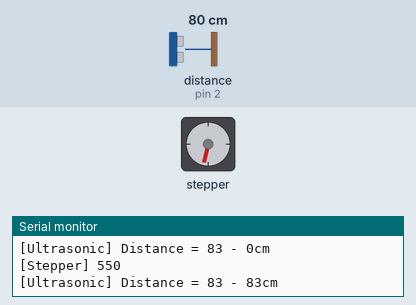
Bench run of a sketch on a simulated Arduino Uno, built with avr-gcc and run on an emulated ATmega328P. Parts: stepper motor, the last lines printed to the serial monitor. Wiring (inferred from the names in the program): ultrasonic range finder: trigger pin 3; echo pin 2. The test bench sets the inputs (shaded band); at power-on: distance to the obstacle (sensor on pin 2) 80 cm. The echo pulse lasts 58.3 µs per cm; stepper angles assume 1024 steps per turn.

Above: at 3.6 s.
3.7 s: distance to the obstacle (sensor on pin 2) set to 2 cm
At 6.2 s:
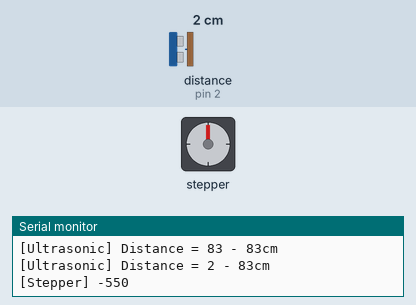
7.2 s: distance to the obstacle (sensor on pin 2) set to 4 cm
At 8.12 s:
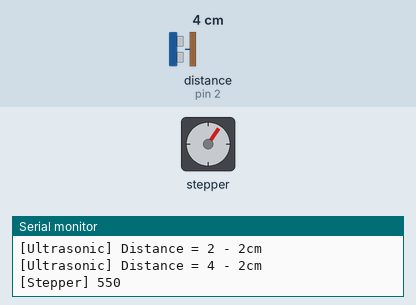
10.9 s: distance to the obstacle (sensor on pin 2) set to 9 cm
At 13.7 s:
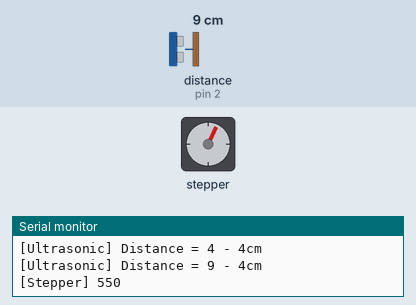
14.5 s: distance to the obstacle (sensor on pin 2) set to 2 cm
At 15.73 s:
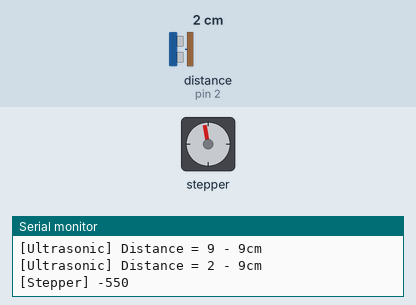
18.5 s: distance to the obstacle (sensor on pin 2) set to 18 cm
At 19.54 s:
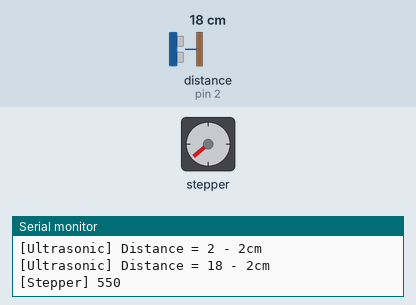
Timing chart, 0 to 22.4 s (numbered marks = the images above; inputs shaded):
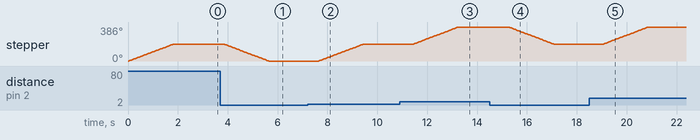

Measured:
- after the input at 3.7 s, stepper: turns 193° counter-clockwise in 1.8 s, starting after 0.14 s
- after the input at 7.2 s, stepper: turns 193° clockwise in 1.8 s, starting after 0.45 s
- after the input at 10.9 s, stepper: turns 193° clockwise in 1.8 s, starting after 0.56 s
- after the input at 14.5 s, stepper: turns 193° counter-clockwise in 1.8 s, starting after 0.76 s
- after the input at 18.5 s, stepper: turns 193° clockwise in 1.8 s, starting after 0.57 s
- by itself, stepper: turns 193° clockwise in 1.8 s

The sketch:

distancy_sensor_1.ino
```cpp
#include <Ultrasonic.h>
#include <Stepper.h>
#include <Thread.h>
#define pin_trigger 3
#define pin_echo 2
#define pin_biper 9
#define debug 1

Ultrasonic ultrasonic(pin_trigger, pin_echo);
long distance;
long last_distance;
int rotation;

const int stepsPerRevolution = 1024;
Stepper stepper1(stepsPerRevolution, 5, 7, 6, 8);


void setup() {
  // put your setup code here, to run once:
  Serial.begin(9600);
  Serial.print("[SYSTEM]");
  Serial.println("Starting...");

  Serial.print("[System]");
  Serial.println("Testing motor");

  stepper1.setSpeed(18);  // limitado a 18
}

void loop() {


  // put your main code here, to run repeatedly:
  distance = ultrasonic.read(CM);


  if (debug) {
    Serial.print("[Ultrasonic] ");
    Serial.print("Distance = ");
    Serial.print(distance);
    Serial.print(" - ");
    Serial.print(last_distance);
    Serial.println("cm");
  }

  if (distance >= 100 || distance <= 0) {
    delay(1000);
    return;
  }
  if (distance > last_distance) {
    Serial.print("[Stepper] ");
    rotation = 550;
    Serial.println(rotation);

    digitalWrite(9,HIGH);
    stepper1.step(rotation);
    digitalWrite(9,LOW);
  }
  if (distance < last_distance) {
    Serial.print("[Stepper] ");
    rotation = -550;
    Serial.println(rotation);
    digitalWrite(9,HIGH);
    stepper1.step(rotation);
    digitalWrite(9,LOW);
  }
  // if (distance == last_distance) {

  //   Serial.print("[Stepper] ");
  //   Serial.println(0);
  //   stepper1.step(0);
  // }
  last_distance = distance;

  delay(1000);
}
```
